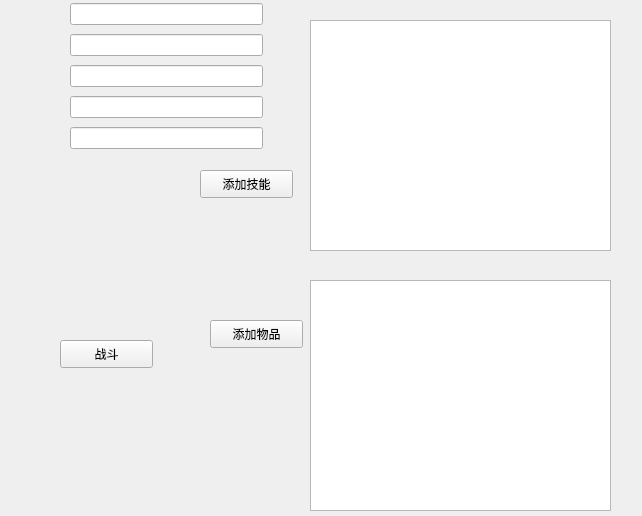
<?xml version="1.0" encoding="UTF-8"?>
<ui version="4.0">
 <class>Map</class>
 <widget class="QWidget" name="Map">
  <property name="geometry">
   <rect>
    <x>0</x>
    <y>0</y>
    <width>642</width>
    <height>516</height>
   </rect>
  </property>
  <property name="windowTitle">
   <string>Form</string>
  </property>
  <widget class="QWidget" name="widget" native="true">
   <property name="geometry">
    <rect>
     <x>70</x>
     <y>0</y>
     <width>193</width>
     <height>155</height>
    </rect>
   </property>
   <layout class="QVBoxLayout" name="verticalLayout">
    <item>
     <widget class="QLineEdit" name="lineEdit_Name"/>
    </item>
    <item>
     <widget class="QLineEdit" name="lineEdit_Hp"/>
    </item>
    <item>
     <widget class="QLineEdit" name="lineEdit_Mp"/>
    </item>
    <item>
     <widget class="QLineEdit" name="lineEdit_Sp"/>
    </item>
    <item>
     <widget class="QLineEdit" name="lineEdit_Act"/>
    </item>
   </layout>
  </widget>
  <widget class="QTextEdit" name="textEdit_Skill">
   <property name="geometry">
    <rect>
     <x>310</x>
     <y>20</y>
     <width>301</width>
     <height>231</height>
    </rect>
   </property>
  </widget>
  <widget class="QTextEdit" name="textEdit_Item">
   <property name="geometry">
    <rect>
     <x>310</x>
     <y>280</y>
     <width>301</width>
     <height>231</height>
    </rect>
   </property>
  </widget>
  <widget class="QPushButton" name="pushButton">
   <property name="geometry">
    <rect>
     <x>60</x>
     <y>340</y>
     <width>93</width>
     <height>28</height>
    </rect>
   </property>
   <property name="text">
    <string>战斗</string>
   </property>
  </widget>
  <widget class="QPushButton" name="pushButton_addItem">
   <property name="geometry">
    <rect>
     <x>210</x>
     <y>320</y>
     <width>93</width>
     <height>28</height>
    </rect>
   </property>
   <property name="text">
    <string>添加物品</string>
   </property>
  </widget>
  <widget class="QPushButton" name="pushButton_addSkill">
   <property name="geometry">
    <rect>
     <x>200</x>
     <y>170</y>
     <width>93</width>
     <height>28</height>
    </rect>
   </property>
   <property name="text">
    <string>添加技能</string>
   </property>
  </widget>
 </widget>
 <resources/>
 <connections/>
</ui>
